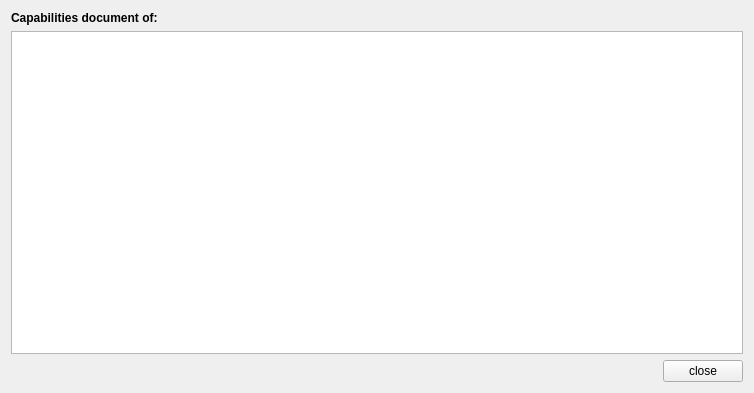
<ui version="4.0" >
 <class>WMSCapabilitiesBrowser</class>
 <widget class="QWidget" name="WMSCapabilitiesBrowser" >
  <property name="geometry" >
   <rect>
    <x>0</x>
    <y>0</y>
    <width>754</width>
    <height>393</height>
   </rect>
  </property>
  <property name="windowTitle" >
   <string>Browse WMS Capabilities - DLR/IPA Mission Support</string>
  </property>
  <layout class="QVBoxLayout" name="verticalLayout" >
   <item>
    <layout class="QHBoxLayout" name="horizontalLayout_2" >
     <item>
      <widget class="QLabel" name="label" >
       <property name="sizePolicy" >
        <sizepolicy vsizetype="Preferred" hsizetype="Preferred" >
         <horstretch>0</horstretch>
         <verstretch>0</verstretch>
        </sizepolicy>
       </property>
       <property name="font" >
        <font>
         <weight>75</weight>
         <bold>true</bold>
        </font>
       </property>
       <property name="text" >
        <string>Capabilities document of:</string>
       </property>
      </widget>
     </item>
     <item>
      <widget class="QLabel" name="lblURL" >
       <property name="sizePolicy" >
        <sizepolicy vsizetype="Preferred" hsizetype="MinimumExpanding" >
         <horstretch>0</horstretch>
         <verstretch>0</verstretch>
        </sizepolicy>
       </property>
       <property name="text" >
        <string>&lt;URL></string>
       </property>
      </widget>
     </item>
    </layout>
   </item>
   <item>
    <widget class="QTextBrowser" name="txtCapabilities" >
     <property name="openExternalLinks" >
      <bool>false</bool>
     </property>
    </widget>
   </item>
   <item>
    <layout class="QHBoxLayout" name="horizontalLayout" >
     <item>
      <spacer name="horizontalSpacer" >
       <property name="orientation" >
        <enum>Qt::Horizontal</enum>
       </property>
       <property name="sizeHint" stdset="0" >
        <size>
         <width>40</width>
         <height>20</height>
        </size>
       </property>
      </spacer>
     </item>
     <item>
      <widget class="QPushButton" name="btClose" >
       <property name="text" >
        <string>close</string>
       </property>
      </widget>
     </item>
    </layout>
   </item>
  </layout>
 </widget>
 <resources/>
 <connections>
  <connection>
   <sender>btClose</sender>
   <signal>clicked()</signal>
   <receiver>WMSCapabilitiesBrowser</receiver>
   <slot>close()</slot>
   <hints>
    <hint type="sourcelabel" >
     <x>718</x>
     <y>374</y>
    </hint>
    <hint type="destinationlabel" >
     <x>376</x>
     <y>196</y>
    </hint>
   </hints>
  </connection>
 </connections>
</ui>
